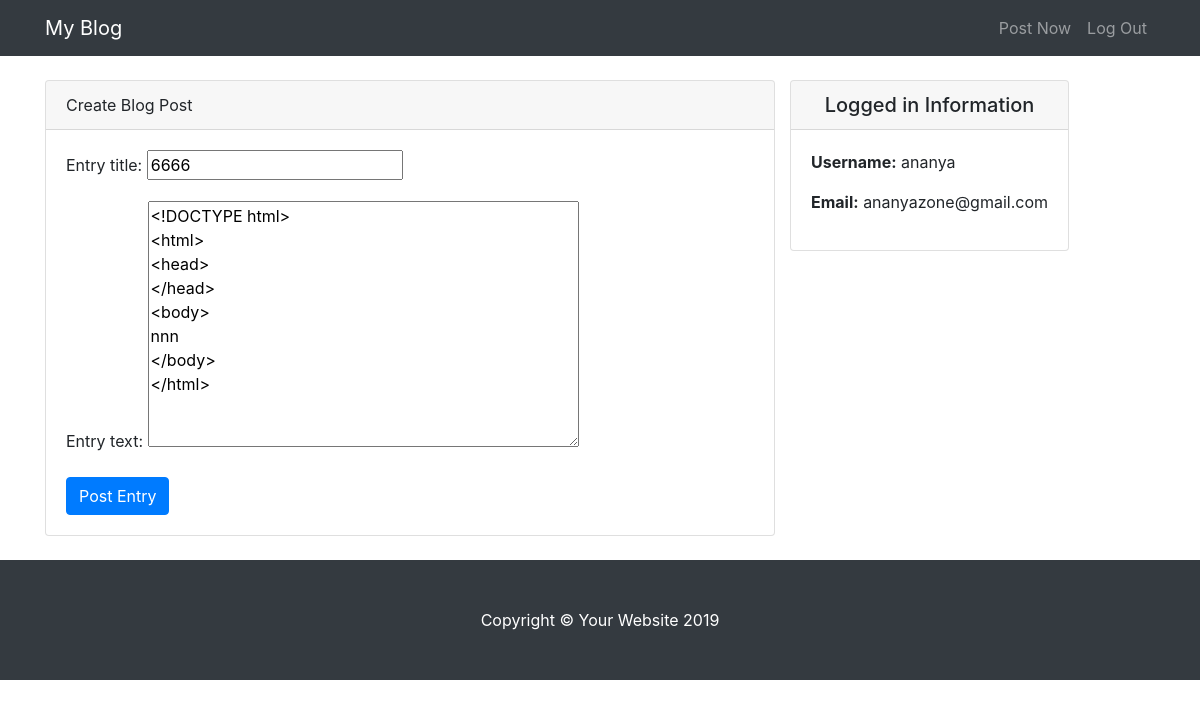
The app's page /edit/28 (signed in), older data.
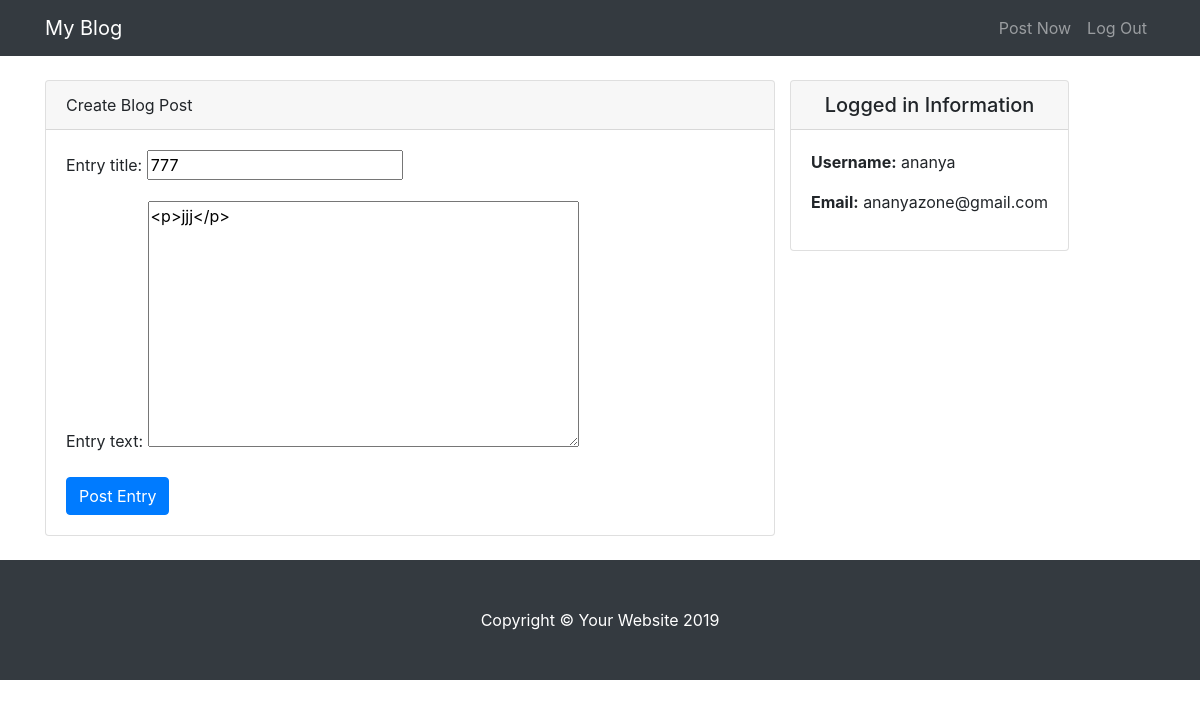
The same page, newer data.
### entries/models.py (models this page shows, shortened)
class Entry(models.Model):
    entry_title = models.CharField(max_length=50)
    entry_text = models.TextField()
    entry_date = models.DateTimeField(auto_now_add=True)
    entry_author = models.ForeignKey(User, on_delete=models.CASCADE)
    img = models.ImageField(upload_to='uploads/',default='uploads\coffee.jpg')
    content = HTMLField()
    class Meta:
        verbose_name_plural="entries"

### entries/views.py (the view)
# urls.py: path('edit/<int:pk>', EditPost.as_view(), name='edit'),
class EditPost(LoginRequiredMixin,UpdateView):
    model = Entry
    template_name = 'entries/create_entry.html'
    fields = ['entry_title','entry_text']
    success_url = reverse_lazy('blog-home')
    def dispatch(self, request, *args, **kwargs):
        obj = self.get_object()
        if obj.entry_author != self.request.user:
            messages.error(request, 'Document does not belong to you')
            return redirect('blog-home')
        return super(EditPost, self).dispatch(request, *args, **kwargs)

### entries/templates/entries/create_entry.html (shortened to what this page needs)
{% extends "entries/base.html" %}
{% load static%}
{% block content %}
      <div class="col-md-8">
        <div class="card mb-4 mt-4">
          <div class="card-header">
        Create Blog Post
          </div>
          <div class="card-body">
            <head>
            </head>
            <body>
              <form method = "POST" enctype="multipart/form-data">
                  {{form.as_p}}
                 <button type ="submit" class ="btn btn-primary"> Post Entry </button>
             </form>
            </body>
          </div>
        </div>
      </div>
      {% endblock %}

Row changes from the older to the newer data that the page shows:
changed Entry: entry_title "6666" → "777"; entry_text "<!DOCTYPE html> <html> <head> </head> <body> nnn </body> </html>" → "<p>jjj</p>"
